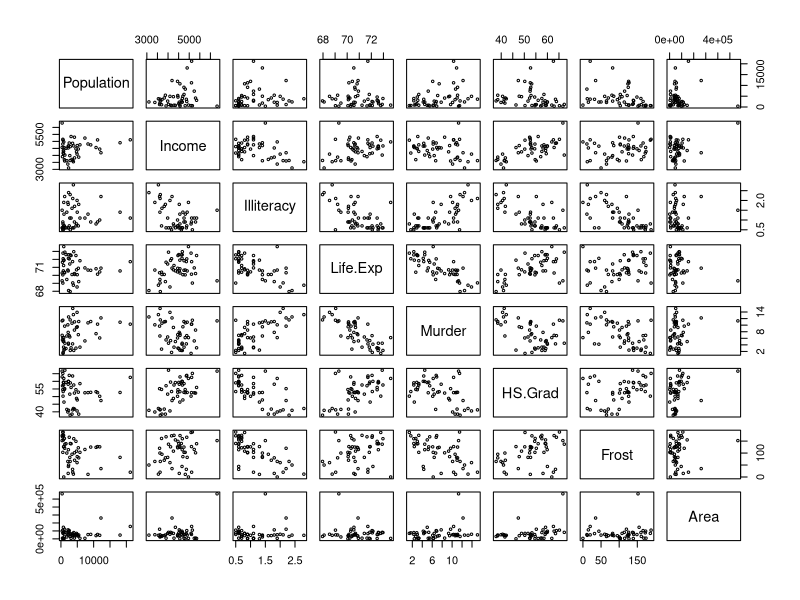
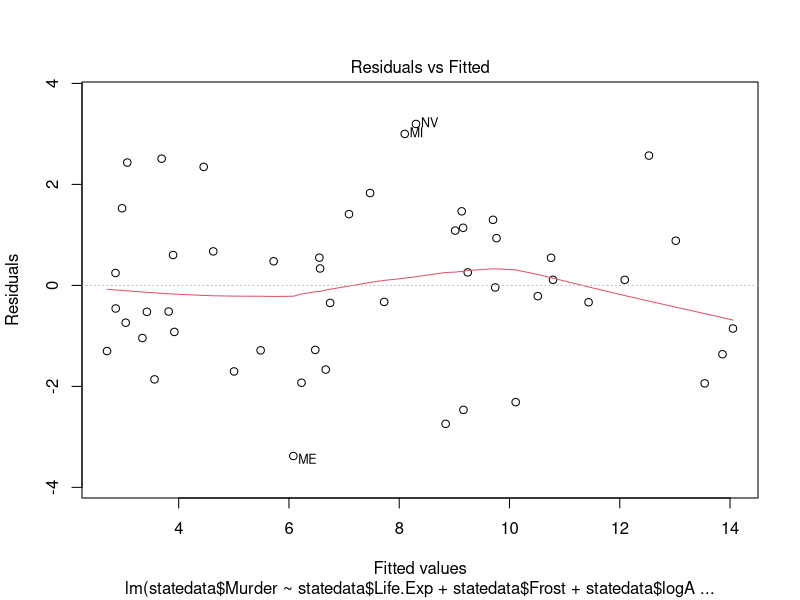
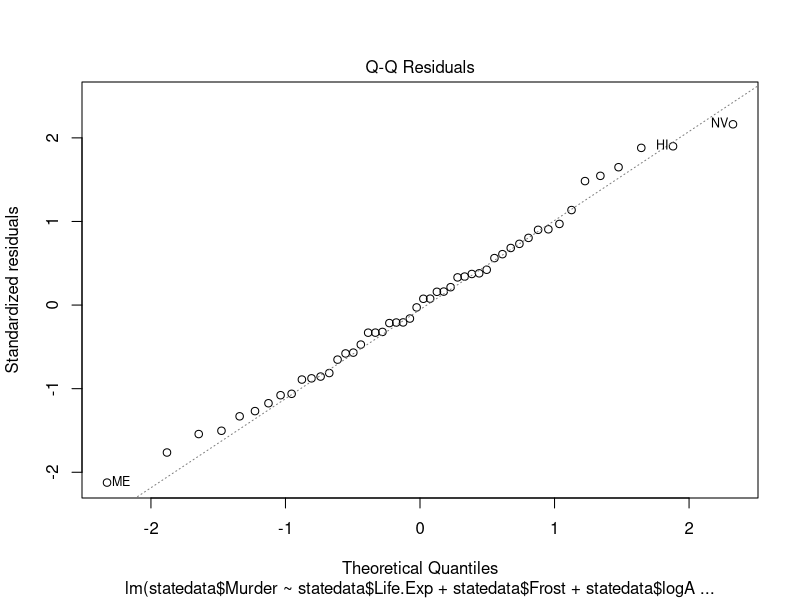
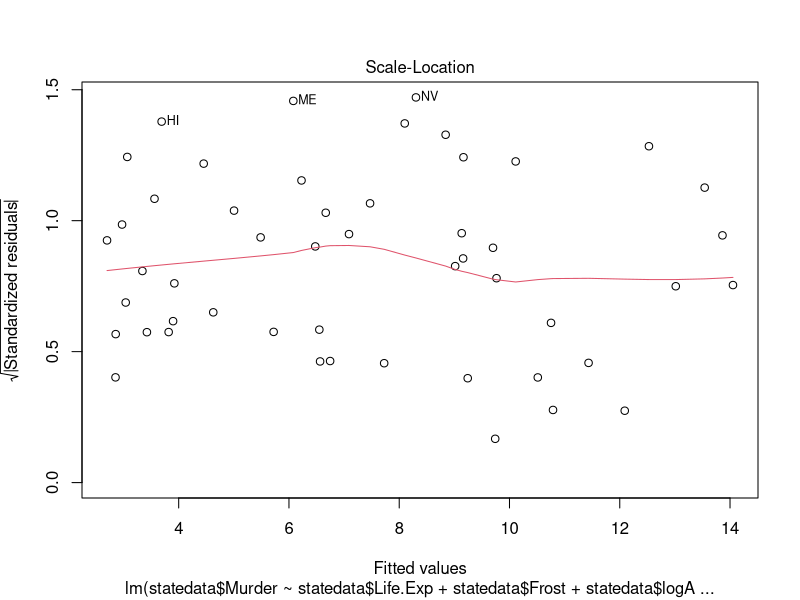
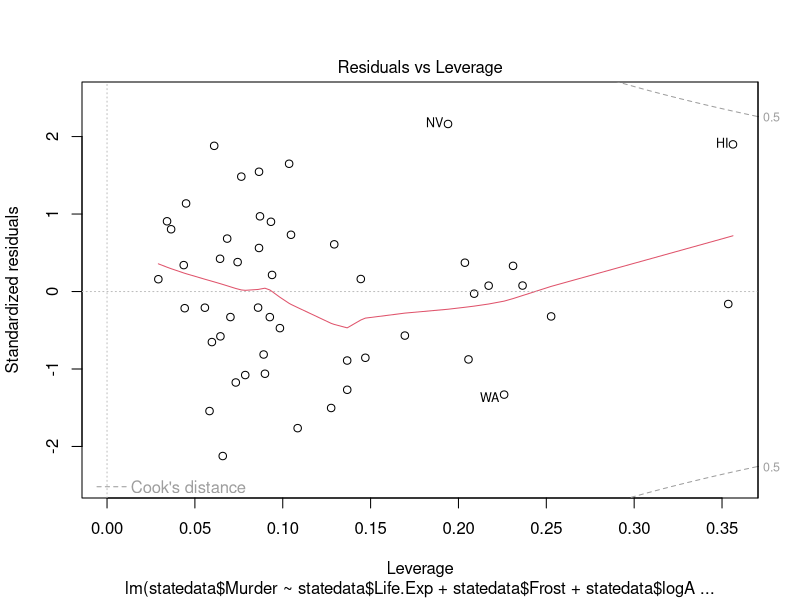
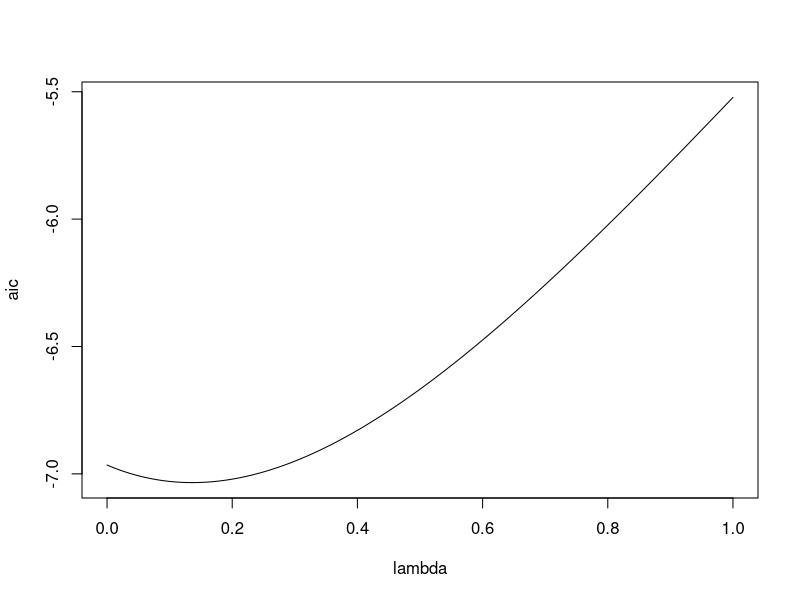

These charts were generated, in order, by the following R code:
## ---- chunk 1
y = c(5.5,5.9,6.5,5.9,8,9,10,10.8)
X = matrix(c(rep(1,8),7.2,10,9,5.5,9,9.8,14.5,8,8.7,9.4,10,9,12,11,12,13.7,5.5,4.4,4,7,5,6.2,5.8,3.9),8,4)
b = solve(t(X)%*%X,t(X)%*%y)
b #estimates of the parameters
## ---- chunk 2
n=8
p=4
e = y - X%*%b
SSRes = sum(e^2)
s2 = SSRes/(n-p)
s2 #Sample variance 
## ---- chunk 3
#The unemployment rate and the Interest rate. 
#Actual answer!!
#The intercept term and the Interest rate!(Forgot to account the intercept)
C = solve(t(X)%*%X)
C


## ---- chunk 4
xst = c(1,8,9,5)
s = sqrt(s2)
s
xst%*%b



## ---- chunk 5
ta = qt(0.995,df=8-4)
ta

## ---- chunk 6
xst%*%b - ta*s*sqrt(t(xst)%*%solve(t(X)%*%X)%*%xst)
## ---- chunk 7
xst%*%b + ta*s*sqrt(t(xst)%*%solve(t(X)%*%X)%*%xst)
## ---- chunk 8
LB = 4.012
UB = 7.087
xst%*%b
s*sqrt(1 + t(xst)%*%solve(t(X)%*%X)%*%xst)
#To help us solve for ta

## ---- chunk 9
ta = 2.1325
## ---- chunk 10
ta = qt(0.95,df=8-4)
ta

#Can do for the upper bound gives us the same result
#alpha level is 0.10 
#It is a 90% Confidence interval!! QED!!
## ---- chunk 11
SSTotal = sum(y^2)
SSReg = SSTotal - SSRes
SSReg
SSRes


## ---- chunk 12
MSReg = SSReg/4
MSRes = SSRes/(8-4)
Fstat = MSReg/MSRes
Fstat

## ---- chunk 13
qf(0.95,8,4)
pf(Fstat,4,4,lower.tail = FALSE)

## ---- chunk 14
data(state)
statedata = data.frame(state.x77, row.names=state.abb, check.names=TRUE)

## ---- chunk 15
pairs(statedata,cex = 0.5)
#Actual
statedata$logPopulation <- log(statedata$Population)
statedata$logArea <- log(statedata$Area)
## ---- chunk 16
basemodel = lm(statedata$Murder~1, data = statedata)
add1(basemodel, scope = ~ .+statedata$Population + statedata$Income+statedata$Illiteracy+statedata$Life.Exp+statedata$HS.Grad+statedata$Frost+statedata$Area, test = "F") 

## ---- chunk 17
model2 = lm(statedata$Murder~statedata$Life.Exp, data = statedata)
add1(model2, scope = ~ .+statedata$Population + statedata$Income+statedata$Illiteracy+statedata$HS.Grad+statedata$Frost+statedata$Area, test = "F") 

## ---- chunk 18
model3 = lm(statedata$Murder~statedata$Life.Exp + statedata$Frost, data = statedata)
add1(model3, scope = ~ .+statedata$Population + statedata$Income+statedata$Illiteracy+statedata$HS.Grad+statedata$Area, test = "F") 

## ---- chunk 19
model4 = lm(statedata$Murder~statedata$Life.Exp + statedata$Frost+statedata$Population, data = statedata)
add1(model4, scope = ~ .+statedata$Income+statedata$Illiteracy+statedata$HS.Grad+statedata$Area, test = "F") 

## ---- chunk 20
model5 = lm(statedata$Murder~statedata$Life.Exp + statedata$Frost+statedata$Population+statedata$Area, data = statedata)
add1(model5, scope = ~ .+statedata$Income+statedata$Illiteracy+statedata$HS.Grad, test = "F") 

## ---- chunk 21
basemodel = lm(statedata$Murder~1, data = statedata)
add1(basemodel, scope = ~ .+statedata$Population + statedata$Income+statedata$Illiteracy+statedata$Life.Exp+statedata$HS.Grad+statedata$Frost+statedata$Area+statedata$logArea+statedata$logPopulation, test = "F") 

## ---- chunk 22
fullmodel = lm(statedata$Murder~1, data = statedata)
model2 = step(fullmodel,scope = ~ .+statedata$Population + statedata$Income+statedata$Illiteracy+statedata$Life.Exp+statedata$HS.Grad+statedata$Frost+statedata$Area+statedata$logArea+statedata$logPopulation)


## ---- chunk 23
lm(formula = statedata$Murder ~ statedata$Frost + statedata$Illiteracy + statedata$Population+statedata$logArea +statedata$Life.Exp, data = statedata)
## ---- chunk 24
plot(model2, which = 1)

## ---- chunk 25
plot(model2, which = 2)

## ---- chunk 26
plot(model2, which = 3)

## ---- chunk 27
plot(model2, which = 5)

## ---- chunk 28
Xs <- scale(X[,-1],center=T,scale=T)
ys <- scale(y,center=T,scale=F)
p = 4
p <- p-1
solve(t(Xs)%*%Xs + diag(rep(0.5,p)),t(Xs)%*%ys)
## ---- chunk 29
n = 8
lambda <- seq(0,1,0.001)
aic <- c()
for (l in lambda) {
        b <- solve(t(Xs)%*%Xs + diag(rep(l,p)),t(Xs)%*%ys)
        ssres <- sum((ys-Xs%*%b)^2)
        H <- Xs %*% solve(t(Xs)%*%Xs + diag(rep(l,p))) %*% t(Xs)
        aic <- c(aic, n*log(ssres/n) + 2*sum(diag(H)))
}
lambda[which.min(aic)] 
## ---- chunk 30
plot(lambda,aic,type='l')

